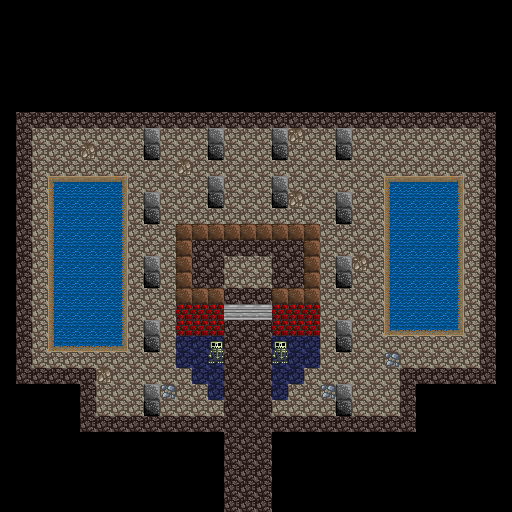

Rendered tile map (Tiled .tmx) drawn with the repository's tilesets; below, a short description and the map source with its tile grids summarised:
An orthogonal 32x32 tile map with 16x16 px tiles, 2 tile layers (lower, upper), 2 tilesets and 16 objects (11x pickup, 3x portal, 2x npc).

<map version="1.0" orientation="orthogonal" renderorder="right-down" width="32" height="32" tilewidth="16" tileheight="16" nextobjectid="19">
 <tileset firstgid="1" name="tilesheet" tilewidth="16" tileheight="16" tilecount="256">
  <image source="../gfx/tilesheet.png" width="256" height="256" />
  <tile id="2">
   <properties>
    <property name="solid" value="true" />
   </properties>
  </tile>
  <tile id="3">
   <properties>
    <property name="solid" value="true" />
   </properties>
  </tile>
  <tile id="4">
   <properties>
    <property name="solid" value="true" />
   </properties>
  </tile>
  <tile id="5">
   <properties>
    <property name="solid" value="true" />
   </properties>
  </tile>
  <tile id="7">
   <properties>
    <property name="solid" value="true" />
   </properties>
  </tile>
  <tile id="8">
   <properties>
    <property name="solid" value="true" />
   </properties>
  </tile>
  <tile id="10">
   <properties>
    <property name="solid" value="true" />
   </properties>
  </tile>
  <tile id="11">
   <properties>
    <property name="solid" value="true" />
   </properties>
  </tile>
  <tile id="12">
   <properties>
    <property name="solid" value="true" />
   </properties>
  </tile>
  <tile id="26">
   <properties>
    <property name="solid" value="true" />
   </properties>
  </tile>
  <tile id="27">
   <properties>
    <property name="solid" value="true" />
   </properties>
  </tile>
  <tile id="28">
   <properties>
    <property name="solid" value="true" />
   </properties>
  </tile>
  <tile id="29">
   <properties>
    <property name="solid" value="true" />
   </properties>
  </tile>
  <tile id="42">
   <properties>
    <property name="solid" value="true" />
   </properties>
  </tile>
  <tile id="43">
   <properties>
    <property name="solid" value="true" />
   </properties>
  </tile>
  <tile id="44">
   <properties>
    <property name="solid" value="true" />
   </properties>
  </tile>
  <tile id="45">
   <properties>
    <property name="solid" value="true" />
   </properties>
  </tile>
  <tile id="46">
   <properties>
    <property name="solid" value="true" />
   </properties>
  </tile>
  <tile id="47">
   <properties>
    <property name="solid" value="true" />
   </properties>
  </tile>
  <tile id="48">
   <properties>
    <property name="solid" value="true" />
   </properties>
  </tile>
  <tile id="49">
   <properties>
    <property name="solid" value="true" />
   </properties>
  </tile>
  <tile id="50">
   <properties>
    <property name="solid" value="true" />
   </properties>
  </tile>
  <tile id="51">
   <properties>
    <property name="solid" value="true" />
   </properties>
  </tile>
  <tile id="52">
   <properties>
    <property name="solid" value="true" />
   </properties>
  </tile>
  <tile id="53">
   <properties>
    <property name="solid" value="true" />
   </properties>
  </tile>
  <tile id="54">
   <properties>
    <property name="solid" value="true" />
   </properties>
  </tile>
  <tile id="57">
   <properties>
    <property name="solid" value="true" />
   </properties>
  </tile>
  <tile id="58">
   <properties>
    <property name="solid" value="true" />
   </properties>
  </tile>
  <tile id="60">
   <properties>
    <property name="solid" value="true" />
   </properties>
  </tile>
  <tile id="61">
   <properties>
    <property name="solid" value="true" />
   </properties>
  </tile>
  <tile id="62">
   <properties>
    <property name="solid" value="true" />
   </properties>
  </tile>
  <tile id="64">
   <properties>
    <property name="solid" value="true" />
   </properties>
  </tile>
  <tile id="65">
   <properties>
    <property name="solid" value="true" />
   </properties>
  </tile>
  <tile id="66">
   <properties>
    <property name="solid" value="true" />
   </properties>
  </tile>
  <tile id="67">
   <properties>
    <property name="solid" value="true" />
   </properties>
  </tile>
  <tile id="68">
   <properties>
    <property name="solid" value="true" />
   </properties>
  </tile>
  <tile id="69">
   <properties>
    <property name="solid" value="true" />
   </properties>
  </tile>
  <tile id="70">
   <properties>
    <property name="solid" value="true" />
   </properties>
  </tile>
  <tile id="73">
   <properties>
    <property name="solid" value="true" />
   </properties>
  </tile>
  <tile id="74">
   <properties>
    <property name="solid" value="true" />
   </properties>
  </tile>
  <tile id="75">
   <properties>
    <property name="solid" value="true" />
   </properties>
  </tile>
  <tile id="76">
   <properties>
    <property name="solid" value="true" />
   </properties>
  </tile>
  <tile id="77">
   <properties>
    <property name="solid" value="true" />
   </properties>
  </tile>
  <tile id="80">
   <properties>
    <property name="solid" value="true" />
   </properties>
  </tile>
  <tile id="81">
   <properties>
    <property name="solid" value="true" />
   </properties>
  </tile>
  <tile id="82">
   <properties>
    <property name="solid" value="true" />
   </properties>
  </tile>
  <tile id="83">
   <properties>
    <property name="solid" value="true" />
   </properties>
  </tile>
  <tile id="84">
   <properties>
    <property name="solid" value="true" />
   </properties>
  </tile>
  <tile id="85">
   <properties>
    <property name="solid" value="true" />
   </properties>
  </tile>
  <tile id="86">
   <properties>
    <property name="solid" value="true" />
   </properties>
  </tile>
  <tile id="87">
   <properties>
    <property name="solid" value="true" />
   </properties>
  </tile>
  <tile id="88">
   <properties>
    <property name="solid" value="true" />
   </properties>
  </tile>
  <tile id="89">
   <properties>
    <property name="solid" value="true" />
   </properties>
  </tile>
  <tile id="90">
   <properties>
    <property name="solid" value="true" />
   </properties>
  </tile>
  <tile id="96">
   <properties>
    <property name="solid" value="true" />
   </properties>
  </tile>
  <tile id="97">
   <properties>
    <property name="solid" value="true" />
   </properties>
  </tile>
  <tile id="98">
   <properties>
    <property name="solid" value="true" />
   </properties>
  </tile>
  <tile id="99">
   <properties>
    <property name="solid" value="true" />
   </properties>
  </tile>
  <tile id="101">
   <properties>
    <property name="solid" value="true" />
   </properties>
  </tile>
  <tile id="102">
   <properties>
    <property name="solid" value="true" />
   </properties>
  </tile>
  <tile id="103">
   <properties>
    <property name="solid" value="true" />
   </properties>
  </tile>
  <tile id="104">
   <properties>
    <property name="solid" value="true" />
   </properties>
  </tile>
  <tile id="105">
   <properties>
    <property name="solid" value="true" />
   </properties>
  </tile>
  <tile id="117">
   <properties>
    <property name="solid" value="true" />
   </properties>
  </tile>
  <tile id="120">
   <properties>
    <property name="solid" value="true" />
   </properties>
  </tile>
  <tile id="123">
   <properties>
    <property name="solid" value="true" />
   </properties>
  </tile>
  <tile id="124">
   <properties>
    <property name="solid" value="true" />
   </properties>
  </tile>
 </tileset>
 <tileset firstgid="257" name="tilesheet" tilewidth="16" tileheight="16" tilecount="256">
  <image source="../gfx/tilesheet.png" width="256" height="256" />
  <tile id="2">
   <properties>
    <property name="solid" value="true" />
   </properties>
  </tile>
  <tile id="3">
   <properties>
    <property name="solid" value="true" />
   </properties>
  </tile>
  <tile id="4">
   <properties>
    <property name="solid" value="true" />
   </properties>
  </tile>
  <tile id="5">
   <properties>
    <property name="solid" value="true" />
   </properties>
  </tile>
  <tile id="7">
   <properties>
    <property name="solid" value="true" />
   </properties>
  </tile>
  <tile id="8">
   <properties>
    <property name="solid" value="true" />
   </properties>
  </tile>
  <tile id="10">
   <properties>
    <property name="solid" value="true" />
   </properties>
  </tile>
  <tile id="11">
   <properties>
    <property name="solid" value="true" />
   </properties>
  </tile>
  <tile id="12">
   <properties>
    <property name="solid" value="true" />
   </properties>
  </tile>
  <tile id="26">
   <properties>
    <property name="solid" value="true" />
   </properties>
  </tile>
  <tile id="27">
   <properties>
    <property name="solid" value="true" />
   </properties>
  </tile>
  <tile id="28">
   <properties>
    <property name="solid" value="true" />
   </properties>
  </tile>
  <tile id="29">
   <properties>
    <property name="solid" value="true" />
   </properties>
  </tile>
  <tile id="42">
   <properties>
    <property name="solid" value="true" />
   </properties>
  </tile>
  <tile id="43">
   <properties>
    <property name="solid" value="true" />
   </properties>
  </tile>
  <tile id="44">
   <properties>
    <property name="solid" value="true" />
   </properties>
  </tile>
  <tile id="45">
   <properties>
    <property name="solid" value="true" />
   </properties>
  </tile>
  <tile id="46">
   <properties>
    <property name="solid" value="true" />
   </properties>
  </tile>
  <tile id="47">
   <properties>
    <property name="solid" value="true" />
   </properties>
  </tile>
  <tile id="48">
   <properties>
    <property name="solid" value="true" />
   </properties>
  </tile>
  <tile id="49">
   <properties>
    <property name="solid" value="true" />
   </properties>
  </tile>
  <tile id="50">
   <properties>
    <property name="solid" value="true" />
   </properties>
  </tile>
  <tile id="51">
   <properties>
    <property name="solid" value="true" />
   </properties>
  </tile>
  <tile id="52">
   <properties>
    <property name="solid" value="true" />
   </properties>
  </tile>
  <tile id="53">
   <properties>
    <property name="solid" value="true" />
   </properties>
  </tile>
  <tile id="54">
   <properties>
    <property name="solid" value="true" />
   </properties>
  </tile>
  <tile id="57">
   <properties>
    <property name="solid" value="true" />
   </properties>
  </tile>
  <tile id="58">
   <properties>
    <property name="solid" value="true" />
   </properties>
  </tile>
  <tile id="60">
   <properties>
    <property name="solid" value="true" />
   </properties>
  </tile>
  <tile id="61">
   <properties>
    <property name="solid" value="true" />
   </properties>
  </tile>
  <tile id="62">
   <properties>
    <property name="solid" value="true" />
   </properties>
  </tile>
  <tile id="64">
   <properties>
    <property name="solid" value="true" />
   </properties>
  </tile>
  <tile id="65">
   <properties>
    <property name="solid" value="true" />
   </properties>
  </tile>
  <tile id="66">
   <properties>
    <property name="solid" value="true" />
   </properties>
  </tile>
  <tile id="67">
   <properties>
    <property name="solid" value="true" />
   </properties>
  </tile>
  <tile id="68">
   <properties>
    <property name="solid" value="true" />
   </properties>
  </tile>
  <tile id="69">
   <properties>
    <property name="solid" value="true" />
   </properties>
  </tile>
  <tile id="70">
   <properties>
    <property name="solid" value="true" />
   </properties>
  </tile>
  <tile id="73">
   <properties>
    <property name="solid" value="true" />
   </properties>
  </tile>
  <tile id="74">
   <properties>
    <property name="solid" value="true" />
   </properties>
  </tile>
  <tile id="75">
   <properties>
    <property name="solid" value="true" />
   </properties>
  </tile>
  <tile id="76">
   <properties>
    <property name="solid" value="true" />
   </properties>
  </tile>
  <tile id="77">
   <properties>
    <property name="solid" value="true" />
   </properties>
  </tile>
  <tile id="80">
   <properties>
    <property name="solid" value="true" />
   </properties>
  </tile>
  <tile id="81">
   <properties>
    <property name="solid" value="true" />
   </properties>
  </tile>
  <tile id="82">
   <properties>
    <property name="solid" value="true" />
   </properties>
  </tile>
  <tile id="83">
   <properties>
    <property name="solid" value="true" />
   </properties>
  </tile>
  <tile id="84">
   <properties>
    <property name="solid" value="true" />
   </properties>
  </tile>
  <tile id="85">
   <properties>
    <property name="solid" value="true" />
   </properties>
  </tile>
  <tile id="86">
   <properties>
    <property name="solid" value="true" />
   </properties>
  </tile>
  <tile id="87">
   <properties>
    <property name="solid" value="true" />
   </properties>
  </tile>
  <tile id="88">
   <properties>
    <property name="solid" value="true" />
   </properties>
  </tile>
  <tile id="89">
   <properties>
    <property name="solid" value="true" />
   </properties>
  </tile>
  <tile id="90">
   <properties>
    <property name="solid" value="true" />
   </properties>
  </tile>
  <tile id="96">
   <properties>
    <property name="solid" value="true" />
   </properties>
  </tile>
  <tile id="97">
   <properties>
    <property name="solid" value="true" />
   </properties>
  </tile>
  <tile id="98">
   <properties>
    <property name="solid" value="true" />
   </properties>
  </tile>
  <tile id="99">
   <properties>
    <property name="solid" value="true" />
   </properties>
  </tile>
  <tile id="101">
   <properties>
    <property name="solid" value="true" />
   </properties>
  </tile>
  <tile id="102">
   <properties>
    <property name="solid" value="true" />
   </properties>
  </tile>
  <tile id="103">
   <properties>
    <property name="solid" value="true" />
   </properties>
  </tile>
  <tile id="104">
   <properties>
    <property name="solid" value="true" />
   </properties>
  </tile>
  <tile id="105">
   <properties>
    <property name="solid" value="true" />
   </properties>
  </tile>
  <tile id="117">
   <properties>
    <property name="solid" value="true" />
   </properties>
  </tile>
  <tile id="120">
   <properties>
    <property name="solid" value="true" />
   </properties>
  </tile>
  <tile id="123">
   <properties>
    <property name="solid" value="true" />
   </properties>
  </tile>
  <tile id="124">
   <properties>
    <property name="solid" value="true" />
   </properties>
  </tile>
 </tileset>
 <layer name="lower" width="32" height="32">
  <data>[1024 cells, 1024 non-empty, 10 distinct tile ids]</data>
 </layer>
 <layer name="upper" width="32" height="32">
  <data>[1024 cells, 77 non-empty, 14 distinct tile ids]</data>
 </layer>
 <objectgroup name="objects">
  <object id="1" type="portal" gid="15" x="244" y="504" width="16" height="16">
   <properties>
    <property name="level" value="ruins2" />
    <property name="x" value="18" />
    <property name="y" value="4" />
   </properties>
  </object>
  <object id="3" type="portal" gid="15" x="228" y="504" width="16" height="16">
   <properties>
    <property name="level" value="ruins2" />
    <property name="x" value="18" />
    <property name="y" value="4" />
   </properties>
  </object>
  <object id="4" type="portal" gid="15" x="260" y="504" width="16" height="16">
   <properties>
    <property name="level" value="ruins2" />
    <property name="x" value="19" />
    <property name="y" value="4" />
   </properties>
  </object>
  <object id="5" type="pickup" gid="15" x="244" y="268" width="16" height="16">
   <properties>
    <property name="type" value="cross" />
   </properties>
  </object>
  <object id="6" type="pickup" gid="15" x="420" y="140" width="16" height="16">
   <properties>
    <property name="type" value="brain" />
   </properties>
  </object>
  <object id="7" type="pickup" gid="15" x="84" y="156" width="16" height="16">
   <properties>
    <property name="type" value="brain" />
   </properties>
  </object>
  <object id="8" type="pickup" gid="15" x="116" y="428" width="16" height="16">
   <properties>
    <property name="type" value="potion" />
   </properties>
  </object>
  <object id="9" type="pickup" gid="15" x="132" y="428" width="16" height="16">
   <properties>
    <property name="type" value="potion" />
   </properties>
  </object>
  <object id="10" type="pickup" gid="15" x="100" y="428" width="16" height="16">
   <properties>
    <property name="type" value="potion" />
   </properties>
  </object>
  <object id="11" type="pickup" gid="15" x="84" y="428" width="16" height="16">
   <properties>
    <property name="type" value="potion" />
   </properties>
  </object>
  <object id="12" type="pickup" gid="15" x="388" y="428" width="16" height="16">
   <properties>
    <property name="type" value="potion" />
   </properties>
  </object>
  <object id="13" type="pickup" gid="15" x="404" y="428" width="16" height="16">
   <properties>
    <property name="type" value="potion" />
   </properties>
  </object>
  <object id="14" type="pickup" gid="15" x="372" y="428" width="16" height="16">
   <properties>
    <property name="type" value="potion" />
   </properties>
  </object>
  <object id="15" type="pickup" gid="15" x="356" y="428" width="16" height="16">
   <properties>
    <property name="type" value="potion" />
   </properties>
  </object>
  <object id="17" type="npc" gid="271" x="212" y="360" width="16" height="16">
   <properties>
    <property name="say" value="this artifact is useless" />
   </properties>
  </object>
  <object id="18" type="npc" gid="271" x="276" y="360" width="16" height="16">
   <properties>
    <property name="say" value="it has no power in;this land" />
   </properties>
  </object>
 </objectgroup>
</map>
